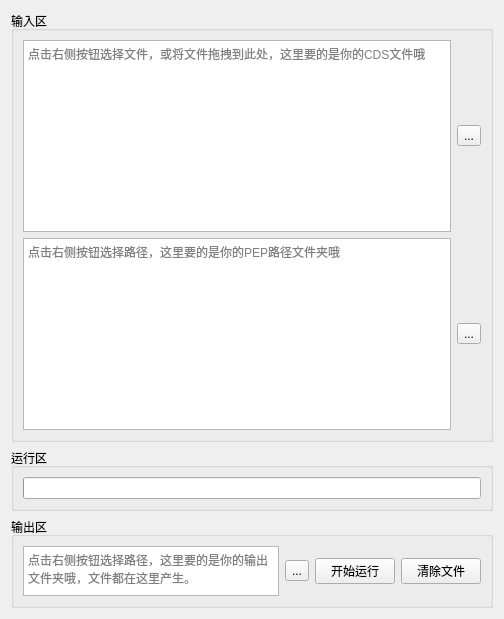
         <widget class="QWidget" name="tab_5">
          <attribute name="title">
           <string>PEP转CDS</string>
          </attribute>
          <layout class="QVBoxLayout" name="verticalLayout_32" stretch="1,0,0">
           <item>
            <widget class="QGroupBox" name="groupBox_12">
             <property name="title">
              <string>输入区</string>
             </property>
             <layout class="QVBoxLayout" name="verticalLayout_5">
              <item>
               <layout class="QHBoxLayout" name="horizontalLayout_6">
                <item>
                 <widget class="QTextBrowser" name="cds_input_text">
                  <property name="verticalScrollBarPolicy">
                   <enum>Qt::ScrollBarAlwaysOff</enum>
                  </property>
                  <property name="placeholderText">
                   <string>点击右侧按钮选择文件，或将文件拖拽到此处，这里要的是你的CDS文件哦</string>
                  </property>
                 </widget>
                </item>
                <item>
                 <widget class="QToolButton" name="cds_input">
                  <property name="text">
                   <string>...</string>
                  </property>
                 </widget>
                </item>
               </layout>
              </item>
              <item>
               <layout class="QHBoxLayout" name="horizontalLayout_7">
                <item>
                 <widget class="QTextBrowser" name="pep_input_text">
                  <property name="verticalScrollBarPolicy">
                   <enum>Qt::ScrollBarAlwaysOff</enum>
                  </property>
                  <property name="placeholderText">
                   <string>点击右侧按钮选择路径，这里要的是你的PEP路径文件夹哦</string>
                  </property>
                 </widget>
                </item>
                <item>
                 <widget class="QToolButton" name="pep_input">
                  <property name="text">
                   <string>...</string>
                  </property>
                 </widget>
                </item>
               </layout>
              </item>
             </layout>
            </widget>
           </item>
           <item>
            <widget class="QGroupBox" name="groupBox_13">
             <property name="title">
              <string>运行区</string>
             </property>
             <layout class="QVBoxLayout" name="verticalLayout_31">
              <item>
               <widget class="QProgressBar" name="pep_to_cds">
                <property name="value">
                 <number>0</number>
                </property>
                <property name="textVisible">
                 <bool>false</bool>
                </property>
               </widget>
              </item>
             </layout>
            </widget>
           </item>
           <item>
            <widget class="QGroupBox" name="groupBox_14">
             <property name="title">
              <string>输出区</string>
             </property>
             <layout class="QHBoxLayout" name="horizontalLayout_9">
              <item>
               <widget class="QTextBrowser" name="pep_op_dir">
                <property name="maximumSize">
                 <size>
                  <width>16777215</width>
                  <height>50</height>
                 </size>
                </property>
                <property name="verticalScrollBarPolicy">
                 <enum>Qt::ScrollBarAlwaysOff</enum>
                </property>
                <property name="placeholderText">
                 <string>点击右侧按钮选择路径，这里要的是你的输出文件夹哦，文件都在这里产生。</string>
                </property>
               </widget>
              </item>
              <item>
               <widget class="QToolButton" name="pep_op_dir_set">
                <property name="text">
                 <string>...</string>
                </property>
               </widget>
              </item>
              <item>
               <widget class="QPushButton" name="ptc_running">
                <property name="text">
                 <string>开始运行</string>
                </property>
               </widget>
              </item>
              <item>
               <widget class="QPushButton" name="pushButton_2">
                <property name="text">
                 <string>清除文件</string>
                </property>
               </widget>
              </item>
             </layout>
            </widget>
           </item>
          </layout>
         </widget>
